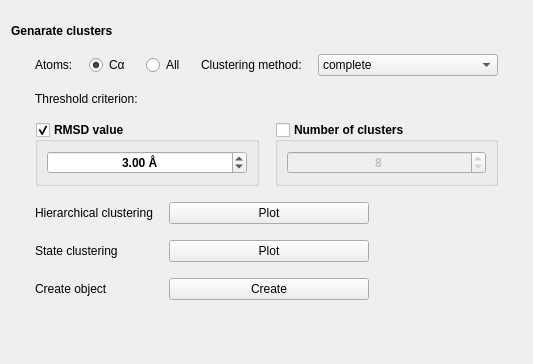
     <widget class="QWidget" name="tab_2">
      <property name="sizePolicy">
       <sizepolicy hsizetype="Minimum" vsizetype="Preferred">
        <horstretch>0</horstretch>
        <verstretch>0</verstretch>
       </sizepolicy>
      </property>
      <property name="minimumSize">
       <size>
        <width>0</width>
        <height>0</height>
       </size>
      </property>
      <attribute name="title">
       <string>Clustering</string>
      </attribute>
      <layout class="QVBoxLayout" name="verticalLayout_6">
       <property name="spacing">
        <number>24</number>
       </property>
       <property name="topMargin">
        <number>24</number>
       </property>
       <property name="bottomMargin">
        <number>24</number>
       </property>
       <item>
        <layout class="QVBoxLayout" name="verticalLayout_8">
         <property name="spacing">
          <number>16</number>
         </property>
         <property name="topMargin">
          <number>0</number>
         </property>
         <property name="bottomMargin">
          <number>0</number>
         </property>
         <item>
          <widget class="QLabel" name="label_42">
           <property name="font">
            <font>
             <weight>75</weight>
             <bold>true</bold>
            </font>
           </property>
           <property name="text">
            <string>Genarate clusters</string>
           </property>
          </widget>
         </item>
         <item>
          <layout class="QHBoxLayout" name="horizontalLayout_5">
           <property name="leftMargin">
            <number>24</number>
           </property>
           <property name="topMargin">
            <number>0</number>
           </property>
           <property name="rightMargin">
            <number>24</number>
           </property>
           <item>
            <widget class="QLabel" name="label_5">
             <property name="text">
              <string>Atoms:</string>
             </property>
            </widget>
           </item>
           <item>
            <widget class="QRadioButton" name="CA_atoms">
             <property name="sizePolicy">
              <sizepolicy hsizetype="Minimum" vsizetype="Fixed">
               <horstretch>0</horstretch>
               <verstretch>0</verstretch>
              </sizepolicy>
             </property>
             <property name="text">
              <string>Cα</string>
             </property>
             <property name="checked">
              <bool>true</bool>
             </property>
            </widget>
           </item>
           <item>
            <widget class="QRadioButton" name="all_atoms">
             <property name="sizePolicy">
              <sizepolicy hsizetype="Minimum" vsizetype="Fixed">
               <horstretch>0</horstretch>
               <verstretch>0</verstretch>
              </sizepolicy>
             </property>
             <property name="text">
              <string>All</string>
             </property>
            </widget>
           </item>
           <item>
            <widget class="QLabel" name="label_11">
             <property name="text">
              <string>Clustering method:</string>
             </property>
            </widget>
           </item>
           <item>
            <widget class="QComboBox" name="clustering_method">
             <property name="sizePolicy">
              <sizepolicy hsizetype="Fixed" vsizetype="Fixed">
               <horstretch>0</horstretch>
               <verstretch>0</verstretch>
              </sizepolicy>
             </property>
             <property name="minimumSize">
              <size>
               <width>180</width>
               <height>0</height>
              </size>
             </property>
             <item>
              <property name="text">
               <string>complete</string>
              </property>
             </item>
             <item>
              <property name="text">
               <string>single</string>
              </property>
             </item>
             <item>
              <property name="text">
               <string>average</string>
              </property>
             </item>
             <item>
              <property name="text">
               <string>weighted</string>
              </property>
             </item>
             <item>
              <property name="text">
               <string>centroid</string>
              </property>
             </item>
             <item>
              <property name="text">
               <string>median</string>
              </property>
             </item>
             <item>
              <property name="text">
               <string>ward</string>
              </property>
             </item>
            </widget>
           </item>
          </layout>
         </item>
         <item>
          <layout class="QVBoxLayout" name="verticalLayout_20">
           <property name="leftMargin">
            <number>24</number>
           </property>
           <property name="topMargin">
            <number>0</number>
           </property>
           <property name="rightMargin">
            <number>24</number>
           </property>
           <item>
            <widget class="QLabel" name="label_12">
             <property name="text">
              <string>Threshold criterion:</string>
             </property>
            </widget>
           </item>
           <item>
            <layout class="QHBoxLayout" name="horizontalLayout_36">
             <property name="topMargin">
              <number>0</number>
             </property>
             <item>
              <widget class="QGroupBox" name="rmsd_box">
               <property name="sizePolicy">
                <sizepolicy hsizetype="Minimum" vsizetype="Preferred">
                 <horstretch>0</horstretch>
                 <verstretch>0</verstretch>
                </sizepolicy>
               </property>
               <property name="font">
                <font>
                 <weight>75</weight>
                 <bold>true</bold>
                </font>
               </property>
               <property name="title">
                <string>RMSD value</string>
               </property>
               <property name="flat">
                <bool>false</bool>
               </property>
               <property name="checkable">
                <bool>true</bool>
               </property>
               <layout class="QVBoxLayout" name="verticalLayout_11">
                <item>
                 <widget class="QDoubleSpinBox" name="rmsd_val">
                  <property name="sizePolicy">
                   <sizepolicy hsizetype="Minimum" vsizetype="Minimum">
                    <horstretch>0</horstretch>
                    <verstretch>0</verstretch>
                   </sizepolicy>
                  </property>
                  <property name="alignment">
                   <set>Qt::AlignCenter</set>
                  </property>
                  <property name="suffix">
                   <string> Å</string>
                  </property>
                  <property name="singleStep">
                   <double>0.500000000000000</double>
                  </property>
                  <property name="value">
                   <double>3.000000000000000</double>
                  </property>
                 </widget>
                </item>
               </layout>
              </widget>
             </item>
             <item>
              <widget class="QGroupBox" name="cluster_box">
               <property name="sizePolicy">
                <sizepolicy hsizetype="Minimum" vsizetype="Preferred">
                 <horstretch>0</horstretch>
                 <verstretch>0</verstretch>
                </sizepolicy>
               </property>
               <property name="font">
                <font>
                 <weight>75</weight>
                 <bold>true</bold>
                 <kerning>true</kerning>
                </font>
               </property>
               <property name="title">
                <string>Number of clusters</string>
               </property>
               <property name="flat">
                <bool>false</bool>
               </property>
               <property name="checkable">
                <bool>true</bool>
               </property>
               <property name="checked">
                <bool>false</bool>
               </property>
               <layout class="QVBoxLayout" name="verticalLayout_9">
                <item>
                 <widget class="QSpinBox" name="n_cluster">
                  <property name="sizePolicy">
                   <sizepolicy hsizetype="Minimum" vsizetype="Minimum">
                    <horstretch>0</horstretch>
                    <verstretch>0</verstretch>
                   </sizepolicy>
                  </property>
                  <property name="alignment">
                   <set>Qt::AlignCenter</set>
                  </property>
                  <property name="maximum">
                   <number>10000000</number>
                  </property>
                  <property name="value">
                   <number>8</number>
                  </property>
                 </widget>
                </item>
               </layout>
              </widget>
             </item>
            </layout>
           </item>
          </layout>
         </item>
         <item>
          <layout class="QGridLayout" name="gridLayout_8">
           <property name="leftMargin">
            <number>24</number>
           </property>
           <property name="topMargin">
            <number>0</number>
           </property>
           <property name="rightMargin">
            <number>24</number>
           </property>
           <property name="spacing">
            <number>16</number>
           </property>
           <item row="2" column="1">
            <widget class="QPushButton" name="cluster_plot">
             <property name="sizePolicy">
              <sizepolicy hsizetype="Preferred" vsizetype="Fixed">
               <horstretch>0</horstretch>
               <verstretch>0</verstretch>
              </sizepolicy>
             </property>
             <property name="minimumSize">
              <size>
               <width>180</width>
               <height>0</height>
              </size>
             </property>
             <property name="styleSheet">
              <string notr="true"/>
             </property>
             <property name="text">
              <string>Plot</string>
             </property>
            </widget>
           </item>
           <item row="0" column="0">
            <widget class="QLabel" name="label_4">
             <property name="text">
              <string>Hierarchical clustering</string>
             </property>
            </widget>
           </item>
           <item row="2" column="0">
            <widget class="QLabel" name="label_44">
             <property name="text">
              <string>State clustering</string>
             </property>
            </widget>
           </item>
           <item row="0" column="1">
            <widget class="QPushButton" name="hierarchy_plot">
             <property name="sizePolicy">
              <sizepolicy hsizetype="Preferred" vsizetype="Fixed">
               <horstretch>0</horstretch>
               <verstretch>0</verstretch>
              </sizepolicy>
             </property>
             <property name="minimumSize">
              <size>
               <width>180</width>
               <height>0</height>
              </size>
             </property>
             <property name="text">
              <string>Plot</string>
             </property>
            </widget>
           </item>
           <item row="3" column="0">
            <widget class="QLabel" name="label_45">
             <property name="text">
              <string>Create object</string>
             </property>
            </widget>
           </item>
           <item row="3" column="1">
            <widget class="QPushButton" name="create_obj">
             <property name="sizePolicy">
              <sizepolicy hsizetype="Fixed" vsizetype="Fixed">
               <horstretch>0</horstretch>
               <verstretch>0</verstretch>
              </sizepolicy>
             </property>
             <property name="minimumSize">
              <size>
               <width>200</width>
               <height>0</height>
              </size>
             </property>
             <property name="font">
              <font>
               <weight>50</weight>
               <italic>false</italic>
               <bold>false</bold>
               <underline>false</underline>
               <strikeout>false</strikeout>
               <kerning>true</kerning>
              </font>
             </property>
             <property name="toolTip">
              <string>Create a new object containg all the representative states of the clustered object</string>
             </property>
             <property name="styleSheet">
              <string notr="true"/>
             </property>
             <property name="text">
              <string>Create</string>
             </property>
             <property name="checkable">
              <bool>false</bool>
             </property>
            </widget>
           </item>
           <item row="0" column="2">
            <widget class="QLabel" name="label_46">
             <property name="text">
              <string/>
             </property>
            </widget>
           </item>
           <item row="2" column="2">
            <widget class="QLabel" name="label_47">
             <property name="text">
              <string/>
             </property>
            </widget>
           </item>
           <item row="3" column="2">
            <widget class="QLabel" name="label_48">
             <property name="text">
              <string/>
             </property>
            </widget>
           </item>
          </layout>
         </item>
        </layout>
       </item>
       <item>
        <spacer name="verticalSpacer_3">
         <property name="orientation">
          <enum>Qt::Vertical</enum>
         </property>
         <property name="sizeHint" stdset="0">
          <size>
           <width>20</width>
           <height>40</height>
          </size>
         </property>
        </spacer>
       </item>
      </layout>
     </widget>
